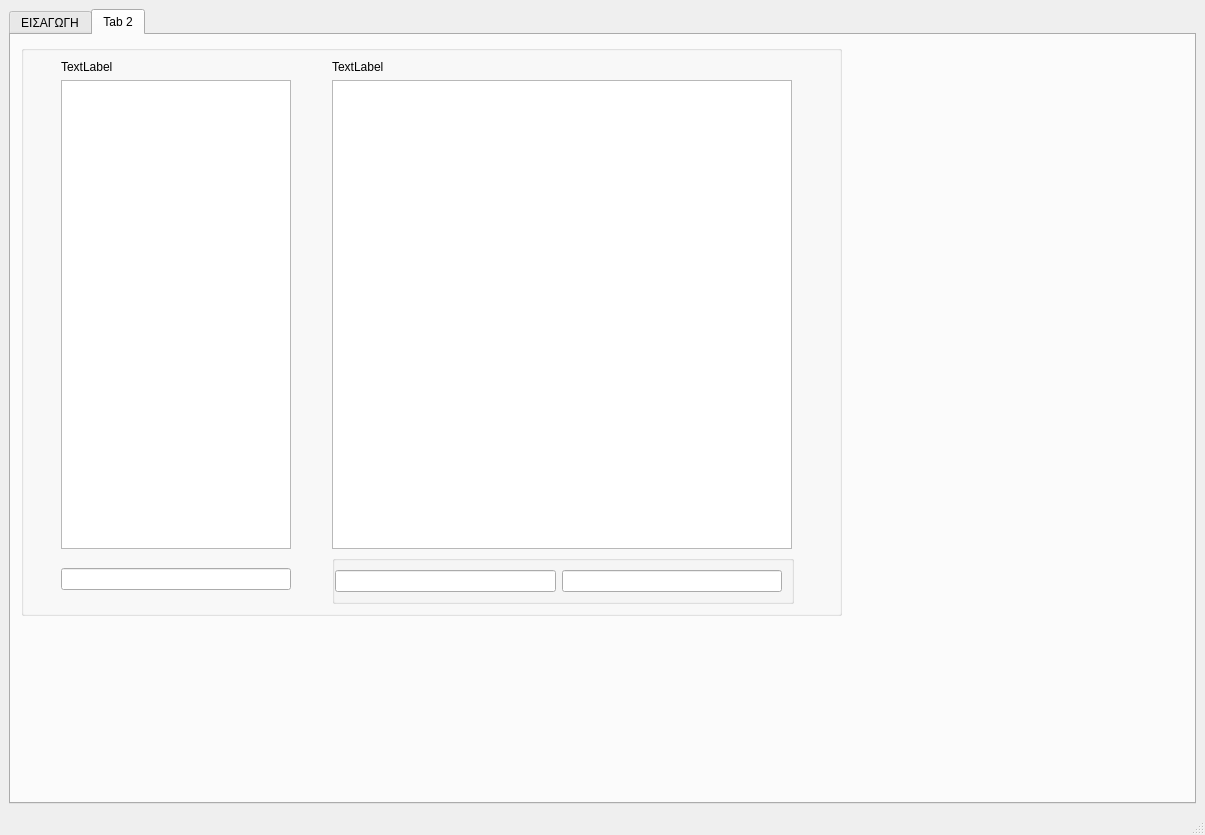
<?xml version="1.0" encoding="UTF-8"?>
<ui version="4.0">
 <class>MainWindow</class>
 <widget class="QMainWindow" name="MainWindow">
  <property name="geometry">
   <rect>
    <x>0</x>
    <y>0</y>
    <width>1205</width>
    <height>835</height>
   </rect>
  </property>
  <property name="windowTitle">
   <string>MainWindow</string>
  </property>
  <widget class="QWidget" name="centralwidget">
   <layout class="QHBoxLayout" name="horizontalLayout">
    <item>
     <widget class="QTabWidget" name="tabWidget">
      <property name="currentIndex">
       <number>1</number>
      </property>
      <property name="iconSize">
       <size>
        <width>20</width>
        <height>16</height>
       </size>
      </property>
      <widget class="QWidget" name="input_tab">
       <attribute name="title">
        <string>ΕΙΣΑΓΩΓΗ</string>
       </attribute>
       <layout class="QHBoxLayout" name="horizontalLayout_4">
        <item>
         <widget class="QGroupBox" name="expenseTableGroup">
          <layout class="QVBoxLayout" name="verticalLayout">
           <item>
            <widget class="QGroupBox" name="filtersGroup">
             <property name="minimumSize">
              <size>
               <width>800</width>
               <height>0</height>
              </size>
             </property>
             <property name="font">
              <font>
               <family>Calibri</family>
               <pointsize>14</pointsize>
              </font>
             </property>
             <layout class="QHBoxLayout" name="horizontalLayout_3">
              <item alignment="Qt::AlignRight">
               <widget class="QLabel" name="dateLbl">
                <property name="minimumSize">
                 <size>
                  <width>60</width>
                  <height>0</height>
                 </size>
                </property>
                <property name="maximumSize">
                 <size>
                  <width>100</width>
                  <height>16777215</height>
                 </size>
                </property>
                <property name="font">
                 <font>
                  <family>Calibri</family>
                  <pointsize>12</pointsize>
                  <kerning>true</kerning>
                 </font>
                </property>
                <property name="text">
                 <string>ΗΜΕΡΟΜΗΝΙΑ:</string>
                </property>
               </widget>
              </item>
              <item>
               <widget class="QComboBox" name="dateFilter">
                <property name="minimumSize">
                 <size>
                  <width>150</width>
                  <height>25</height>
                 </size>
                </property>
               </widget>
              </item>
              <item alignment="Qt::AlignRight">
               <widget class="QLabel" name="userLbl">
                <property name="maximumSize">
                 <size>
                  <width>100</width>
                  <height>16777215</height>
                 </size>
                </property>
                <property name="font">
                 <font>
                  <family>Calibri</family>
                  <pointsize>12</pointsize>
                 </font>
                </property>
                <property name="text">
                 <string>ΧΡΗΣΤΗΣ:</string>
                </property>
               </widget>
              </item>
              <item>
               <widget class="QComboBox" name="userFilter">
                <property name="minimumSize">
                 <size>
                  <width>150</width>
                  <height>25</height>
                 </size>
                </property>
               </widget>
              </item>
              <item alignment="Qt::AlignRight">
               <widget class="QLabel" name="categoryLbl">
                <property name="maximumSize">
                 <size>
                  <width>100</width>
                  <height>16777215</height>
                 </size>
                </property>
                <property name="font">
                 <font>
                  <family>Calibri</family>
                  <pointsize>12</pointsize>
                 </font>
                </property>
                <property name="text">
                 <string>ΚΑΤΗΓΟΡΙΑ:</string>
                </property>
               </widget>
              </item>
              <item>
               <widget class="QComboBox" name="categoryFilter">
                <property name="minimumSize">
                 <size>
                  <width>150</width>
                  <height>25</height>
                 </size>
                </property>
               </widget>
              </item>
             </layout>
            </widget>
           </item>
           <item>
            <widget class="QTableView" name="expenseTable">
             <property name="font">
              <font>
               <family>Calibri</family>
               <pointsize>16</pointsize>
              </font>
             </property>
            </widget>
           </item>
          </layout>
         </widget>
        </item>
        <item>
         <widget class="QGroupBox" name="verticalGroupBox">
          <layout class="QVBoxLayout" name="verticalLayout_2">
           <item>
            <widget class="QGroupBox" name="inputGroup">
             <property name="minimumSize">
              <size>
               <width>0</width>
               <height>200</height>
              </size>
             </property>
             <property name="maximumSize">
              <size>
               <width>16777215</width>
               <height>250</height>
              </size>
             </property>
             <property name="font">
              <font>
               <family>Calibri</family>
               <pointsize>14</pointsize>
              </font>
             </property>
             <layout class="QGridLayout" name="gridLayout">
              <property name="leftMargin">
               <number>9</number>
              </property>
              <item row="3" column="0" alignment="Qt::AlignRight">
               <widget class="QLabel" name="categoryInputlbl">
                <property name="text">
                 <string>ΚΑΤΗΓΟΡΙΑ:</string>
                </property>
               </widget>
              </item>
              <item row="0" column="1">
               <widget class="QDateEdit" name="dateInput">
                <property name="calendarPopup">
                 <bool>true</bool>
                </property>
               </widget>
              </item>
              <item row="4" column="0" colspan="2">
               <widget class="QPushButton" name="addExpenseBtn">
                <property name="font">
                 <font>
                  <family>Calibri</family>
                  <pointsize>14</pointsize>
                  <weight>75</weight>
                  <bold>true</bold>
                 </font>
                </property>
                <property name="text">
                 <string>ΠΡΟΣΘΗΚΗ</string>
                </property>
               </widget>
              </item>
              <item row="1" column="0" alignment="Qt::AlignRight">
               <widget class="QLabel" name="valueInputLbl">
                <property name="minimumSize">
                 <size>
                  <width>40</width>
                  <height>0</height>
                 </size>
                </property>
                <property name="font">
                 <font>
                  <family>Calibri</family>
                  <pointsize>14</pointsize>
                 </font>
                </property>
                <property name="text">
                 <string>ΠΟΣΟ:</string>
                </property>
               </widget>
              </item>
              <item row="1" column="1" alignment="Qt::AlignVCenter">
               <widget class="QLineEdit" name="valueInput">
                <property name="minimumSize">
                 <size>
                  <width>130</width>
                  <height>0</height>
                 </size>
                </property>
                <property name="font">
                 <font>
                  <family>Calibri</family>
                  <pointsize>16</pointsize>
                 </font>
                </property>
               </widget>
              </item>
              <item row="2" column="0" alignment="Qt::AlignRight">
               <widget class="QLabel" name="userInputLbl">
                <property name="text">
                 <string>ΧΡΗΣΤΗΣ:</string>
                </property>
               </widget>
              </item>
              <item row="3" column="1" alignment="Qt::AlignVCenter">
               <widget class="QComboBox" name="categoryInput"/>
              </item>
              <item row="2" column="1">
               <widget class="QComboBox" name="userInput"/>
              </item>
              <item row="0" column="0">
               <widget class="QLabel" name="dateInputLbl">
                <property name="text">
                 <string>ΗΜΕΡΟΜΗΝΙΑ:</string>
                </property>
               </widget>
              </item>
             </layout>
            </widget>
           </item>
           <item>
            <widget class="QTextEdit" name="displaySelection">
             <property name="maximumSize">
              <size>
               <width>16777215</width>
               <height>200</height>
              </size>
             </property>
            </widget>
           </item>
          </layout>
         </widget>
        </item>
       </layout>
      </widget>
      <widget class="QWidget" name="tab_2">
       <attribute name="title">
        <string>Tab 2</string>
       </attribute>
       <widget class="QGroupBox" name="gridGroupBox">
        <property name="geometry">
         <rect>
          <x>10</x>
          <y>10</y>
          <width>821</width>
          <height>571</height>
         </rect>
        </property>
        <layout class="QGridLayout" name="gridLayout_2">
         <property name="leftMargin">
          <number>2</number>
         </property>
         <item row="2" column="1">
          <widget class="QTableWidget" name="categoryDataTable">
           <property name="maximumSize">
            <size>
             <width>460</width>
             <height>16777215</height>
            </size>
           </property>
          </widget>
         </item>
         <item row="1" column="1">
          <widget class="QLabel" name="categoryDataLabel">
           <property name="text">
            <string>TextLabel</string>
           </property>
          </widget>
         </item>
         <item row="2" column="0" alignment="Qt::AlignLeft">
          <widget class="QListView" name="usersDataTable">
           <property name="minimumSize">
            <size>
             <width>230</width>
             <height>0</height>
            </size>
           </property>
           <property name="maximumSize">
            <size>
             <width>200</width>
             <height>16777215</height>
            </size>
           </property>
          </widget>
         </item>
         <item row="3" column="0">
          <widget class="QLineEdit" name="usersDataInput">
           <property name="minimumSize">
            <size>
             <width>230</width>
             <height>0</height>
            </size>
           </property>
           <property name="maximumSize">
            <size>
             <width>200</width>
             <height>16777215</height>
            </size>
           </property>
          </widget>
         </item>
         <item row="3" column="1">
          <widget class="QGroupBox" name="dataInputGroup">
           <property name="maximumSize">
            <size>
             <width>462</width>
             <height>16777215</height>
            </size>
           </property>
           <layout class="QHBoxLayout" name="horizontalLayout_2">
            <property name="leftMargin">
             <number>0</number>
            </property>
            <item>
             <widget class="QLineEdit" name="categoryDataInput">
              <property name="maximumSize">
               <size>
                <width>230</width>
                <height>16777215</height>
               </size>
              </property>
             </widget>
            </item>
            <item>
             <widget class="QLineEdit" name="categoryTypoeDataInput">
              <property name="maximumSize">
               <size>
                <width>230</width>
                <height>16777215</height>
               </size>
              </property>
             </widget>
            </item>
           </layout>
          </widget>
         </item>
         <item row="1" column="0">
          <widget class="QLabel" name="usersDataLabel">
           <property name="text">
            <string>TextLabel</string>
           </property>
          </widget>
         </item>
        </layout>
       </widget>
      </widget>
     </widget>
    </item>
   </layout>
  </widget>
  <widget class="QMenuBar" name="menubar">
   <property name="geometry">
    <rect>
     <x>0</x>
     <y>0</y>
     <width>1205</width>
     <height>21</height>
    </rect>
   </property>
  </widget>
  <widget class="QStatusBar" name="statusbar"/>
 </widget>
 <resources/>
 <connections/>
</ui>
